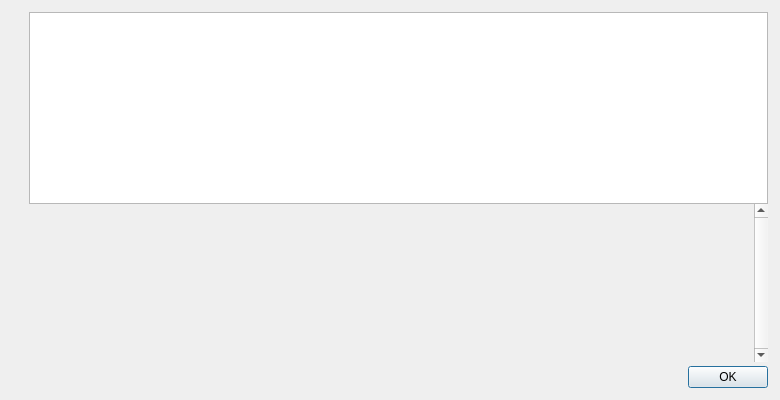
<?xml version="1.0" encoding="UTF-8"?>
<ui version="4.0">
 <class>HelpMessageDialog</class>
 <widget class="QDialog" name="HelpMessageDialog">
  <property name="geometry">
   <rect>
    <x>0</x>
    <y>0</y>
    <width>780</width>
    <height>400</height>
   </rect>
  </property>
  <layout class="QHBoxLayout" name="horizontalLayout_2">
   <property name="spacing">
    <number>0</number>
   </property>
   <property name="leftMargin">
    <number>12</number>
   </property>
   <property name="topMargin">
    <number>12</number>
   </property>
   <property name="rightMargin">
    <number>12</number>
   </property>
   <property name="bottomMargin">
    <number>12</number>
   </property>
   <item>
    <layout class="QVBoxLayout" name="verticalLayoutLogo" stretch="0,0,0">
     <property name="spacing">
      <number>5</number>
     </property>
     <property name="leftMargin">
      <number>0</number>
     </property>
     <property name="topMargin">
      <number>0</number>
     </property>
     <property name="rightMargin">
      <number>10</number>
     </property>
     <property name="bottomMargin">
      <number>0</number>
     </property>
     <item>
      <widget class="QLabel" name="aboutLogo">
       <property name="sizePolicy">
        <sizepolicy hsizetype="Preferred" vsizetype="Ignored">
         <horstretch>0</horstretch>
         <verstretch>0</verstretch>
        </sizepolicy>
       </property>
       <property name="maximumSize">
        <size>
         <width>100</width>
         <height>100</height>
        </size>
       </property>
       <property name="pixmap">
        <pixmap resource="../koyotecoin.qrc">:/icons/koyotecoin</pixmap>
       </property>
       <property name="scaledContents">
        <bool>true</bool>
       </property>
       <property name="alignment">
        <set>Qt::AlignLeading|Qt::AlignLeft|Qt::AlignTop</set>
       </property>
      </widget>
     </item>
     <item>
      <widget class="QLabel" name="aboutLogoHowloshi">
       <property name="sizePolicy">
        <sizepolicy hsizetype="Preferred" vsizetype="Ignored">
         <horstretch>0</horstretch>
         <verstretch>0</verstretch>
        </sizepolicy>
       </property>
       <property name="maximumSize">
        <size>
         <width>100</width>
         <height>100</height>
        </size>
       </property>
       <property name="text">
        <string/>
       </property>
       <property name="pixmap">
        <pixmap resource="../koyotecoin.qrc">:/icons/howloshi</pixmap>
       </property>
       <property name="scaledContents">
        <bool>true</bool>
       </property>
       <property name="alignment">
        <set>Qt::AlignLeading|Qt::AlignLeft|Qt::AlignTop</set>
       </property>
      </widget>
     </item>
     <item>
      <widget class="QFrame" name="frame">
       <property name="frameShape">
        <enum>QFrame::NoFrame</enum>
       </property>
       <property name="frameShadow">
        <enum>QFrame::Raised</enum>
       </property>
      </widget>
     </item>
    </layout>
   </item>
   <item>
    <layout class="QVBoxLayout" name="verticalLayout">
     <item>
      <widget class="QTextEdit" name="helpMessage">
       <property name="readOnly">
        <bool>true</bool>
       </property>
      </widget>
     </item>
     <item>
      <widget class="QScrollArea" name="scrollArea">
       <property name="frameShape">
        <enum>QFrame::NoFrame</enum>
       </property>
       <property name="verticalScrollBarPolicy">
        <enum>Qt::ScrollBarAlwaysOn</enum>
       </property>
       <property name="widgetResizable">
        <bool>true</bool>
       </property>
       <widget class="QWidget" name="scrollAreaWidgetContents">
        <property name="geometry">
         <rect>
          <x>0</x>
          <y>0</y>
          <width>629</width>
          <height>133</height>
         </rect>
        </property>
        <layout class="QVBoxLayout" name="verticalLayout_2">
         <item>
          <widget class="QLabel" name="aboutMessage">
           <property name="cursor">
            <cursorShape>IBeamCursor</cursorShape>
           </property>
           <property name="textFormat">
            <enum>Qt::PlainText</enum>
           </property>
           <property name="alignment">
            <set>Qt::AlignLeading|Qt::AlignLeft|Qt::AlignTop</set>
           </property>
           <property name="openExternalLinks">
            <bool>true</bool>
           </property>
           <property name="textInteractionFlags">
            <set>Qt::LinksAccessibleByMouse|Qt::TextSelectableByKeyboard|Qt::TextSelectableByMouse</set>
           </property>
          </widget>
         </item>
        </layout>
       </widget>
      </widget>
     </item>
     <item>
      <spacer name="verticalSpacer">
       <property name="orientation">
        <enum>Qt::Vertical</enum>
       </property>
       <property name="sizeType">
        <enum>QSizePolicy::Fixed</enum>
       </property>
       <property name="sizeHint" stdset="0">
        <size>
         <width>4</width>
         <height>4</height>
        </size>
       </property>
      </spacer>
     </item>
     <item>
      <widget class="QDialogButtonBox" name="okButton">
       <property name="orientation">
        <enum>Qt::Horizontal</enum>
       </property>
       <property name="standardButtons">
        <set>QDialogButtonBox::Ok</set>
       </property>
      </widget>
     </item>
    </layout>
   </item>
  </layout>
 </widget>
 <resources>
  <include location="../koyotecoin.qrc"/>
  <include location="../../../koyotecoin/src/qt/koyotecoin.qrc"/>
 </resources>
 <connections>
  <connection>
   <sender>okButton</sender>
   <signal>accepted()</signal>
   <receiver>HelpMessageDialog</receiver>
   <slot>accept()</slot>
   <hints>
    <hint type="sourcelabel">
     <x>20</x>
     <y>20</y>
    </hint>
    <hint type="destinationlabel">
     <x>20</x>
     <y>20</y>
    </hint>
   </hints>
  </connection>
  <connection>
   <sender>okButton</sender>
   <signal>rejected()</signal>
   <receiver>HelpMessageDialog</receiver>
   <slot>reject()</slot>
   <hints>
    <hint type="sourcelabel">
     <x>20</x>
     <y>20</y>
    </hint>
    <hint type="destinationlabel">
     <x>20</x>
     <y>20</y>
    </hint>
   </hints>
  </connection>
 </connections>
</ui>
